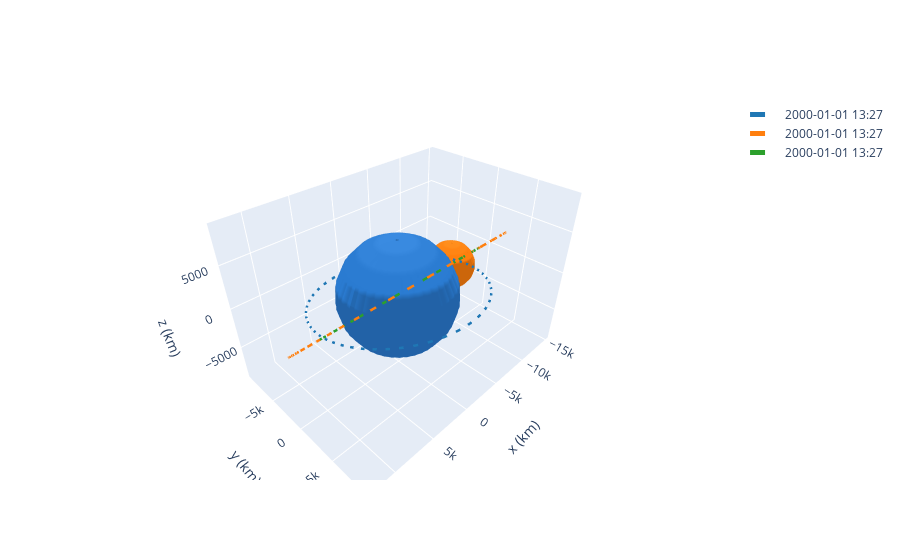

Source (notebook cell):
### Code cell
# Propapage all a bit
t = 1000 * u.s
deb_1 = deb_1.propagate(t)
deb_2 = deb_2.propagate(t)
otv = otv.propagate(t)

# Plot the results
frame = OrbitPlotter3D()
frame.plot(deb_1)
frame.plot(deb_2)
frame.plot(otv)

### Figure 1 — Plotly figure (JSON) as saved in the notebook; plotly's stock layout.template omitted (floating-point values rounded to 4 significant figures; data arrays with more than 128 entries replaced by an {"elided": "..."} marker saying what was removed)
{"data": [{"cauto": false, "cmax": 1, "cmin": 1, "colorscale": [[0, "#2a7bd1"], [1, "#2a7bd1"]], "name": "Earth", "showscale": false, "type": "surface", "x": {"elided": "20x20 float values"}, "y": {"elided": "20x20 float values"}, "z": {"elided": "20x20 float values"}}, {"line": {"color": "rgb(31, 119, 180)", "dash": "dash", "width": 5}, "mode": "lines", "name": "2000-01-01 13:27", "type": "scatter3d", "x": {"elided": "150 float values"}, "y": {"elided": "150 float values"}, "z": {"elided": "150 float values"}}, {"cauto": false, "cmax": 1, "cmin": 1, "colorscale": [[0, "rgb(31, 119, 180)"], [1, "rgb(31, 119, 180)"]], "name": "2000-01-01 13:27", "showscale": false, "type": "surface", "x": {"elided": "20x20 float values"}, "y": {"elided": "20x20 float values"}, "z": {"elided": "20x20 float values"}}, {"cauto": false, "cmax": 1, "cmin": 1, "colorscale": [[0, "#2a7bd1"], [1, "#2a7bd1"]], "name": "Earth", "showscale": false, "type": "surface", "x": {"elided": "20x20 float values"}, "y": {"elided": "20x20 float values"}, "z": {"elided": "20x20 float values"}}, {"cauto": false, "cmax": 1, "cmin": 1, "colorscale": [[0, "#2a7bd1"], [1, "#2a7bd1"]], "name": "Earth", "showscale": false, "type": "surface", "x": {"elided": "20x20 float values"}, "y": {"elided": "20x20 float values"}, "z": {"elided": "20x20 float values"}}, {"line": {"color": "rgb(255, 127, 14)", "dash": "dash", "width": 5}, "mode": "lines", "name": "2000-01-01 13:27", "type": "scatter3d", "x": {"elided": "150 float values"}, "y": {"elided": "150 float values"}, "z": {"elided": "150 float values"}}, {"cauto": false, "cmax": 1, "cmin": 1, "colorscale": [[0, "rgb(255, 127, 14)"], [1, "rgb(255, 127, 14)"]], "name": "2000-01-01 13:27", "showscale": false, "type": "surface", "x": {"elided": "20x20 float values"}, "y": {"elided": "20x20 float values"}, "z": {"elided": "20x20 float values"}}, {"cauto": false, "cmax": 1, "cmin": 1, "colorscale": [[0, "#2a7bd1"], [1, "#2a7bd1"]], "name": "Earth", "showscale": false, "type": "surface", "x": {"elided": "20x20 float values"}, "y": {"elided": "20x20 float values"}, "z": {"elided": "20x20 float values"}}, {"cauto": false, "cmax": 1, "cmin": 1, "colorscale": [[0, "#2a7bd1"], [1, "#2a7bd1"]], "name": "Earth", "showscale": false, "type": "surface", "x": {"elided": "20x20 float values"}, "y": {"elided": "20x20 float values"}, "z": {"elided": "20x20 float values"}}, {"line": {"color": "rgb(44, 160, 44)", "dash": "dash", "width": 5}, "mode": "lines", "name": "2000-01-01 13:27", "type": "scatter3d", "x": {"elided": "150 float values"}, "y": {"elided": "150 float values"}, "z": {"elided": "150 float values"}}, {"cauto": false, "cmax": 1, "cmin": 1, "colorscale": [[0, "rgb(44, 160, 44)"], [1, "rgb(44, 160, 44)"]], "name": "2000-01-01 13:27", "showscale": false, "type": "surface", "x": {"elided": "20x20 float values"}, "y": {"elided": "20x20 float values"}, "z": {"elided": "20x20 float values"}}, {"cauto": false, "cmax": 1, "cmin": 1, "colorscale": [[0, "#2a7bd1"], [1, "#2a7bd1"]], "name": "Earth", "showscale": false, "type": "surface", "x": {"elided": "20x20 float values"}, "y": {"elided": "20x20 float values"}, "z": {"elided": "20x20 float values"}}], "layout": {"autosize": true, "scene": {"aspectmode": "data", "xaxis": {"title": {"text": "x (km)"}}, "yaxis": {"title": {"text": "y (km)"}}, "zaxis": {"title": {"text": "z (km)"}}}}}
